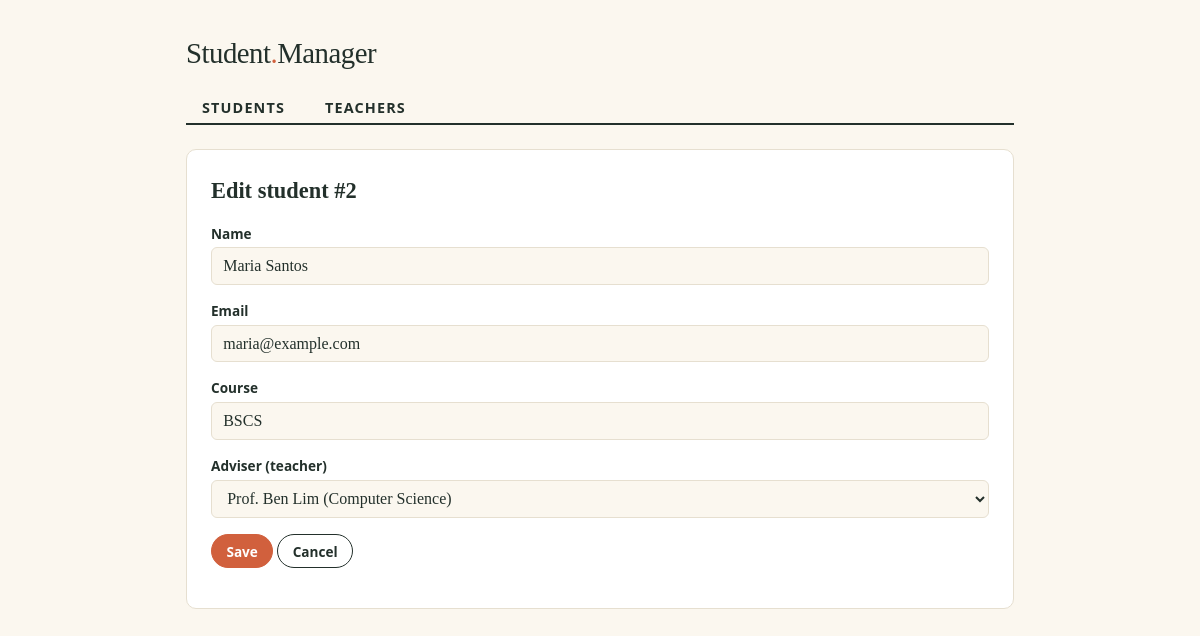
The app's page /index.php?resource=students&action=edit&id=2 with its own data.
### tables this page shows
CREATE TABLE students (
  id         INT AUTO_INCREMENT PRIMARY KEY,
  name       VARCHAR(100) NOT NULL,
  email      VARCHAR(150) NOT NULL UNIQUE,
  course     VARCHAR(100) NOT NULL,
  teacher_id INT NULL,
  created_at TIMESTAMP NOT NULL DEFAULT CURRENT_TIMESTAMP,
  CONSTRAINT fk_students_teacher
    FOREIGN KEY (teacher_id) REFERENCES teachers(id)
    ON DELETE SET NULL
);

CREATE TABLE teachers (
  id         INT AUTO_INCREMENT PRIMARY KEY,
  name       VARCHAR(100) NOT NULL,
  email      VARCHAR(150) NOT NULL UNIQUE,
  department VARCHAR(100) NOT NULL,
  created_at TIMESTAMP NOT NULL DEFAULT CURRENT_TIMESTAMP
);

### core/Controller.php (called while the page is built, shortened)
<?php
abstract class Controller
{
    protected function render(string $view, array $data = []): void
    {
        extract($data, EXTR_SKIP);
        require __DIR__ . '/../views/' . $view . '.php';
        require __DIR__ . '/../views/layout.php';
    }
}

### app/Controllers/StudentController.php (called while the page is built, shortened)
<?php
class StudentController extends Controller
{
    public function edit(): void
    {
        $student = $this->findOrFail();
        $old = [
            'name' => $student->name, 'email' => $student->email,
            'course' => $student->course, 'teacher_id' => $student->teacher_id,
        ];
        $this->render('students/edit', $this->formData([], $old) + ['student' => $student]);
    }
    private function formData(array $errors, array $old): array
    {
        return ['errors' => $errors, 'old' => $old, 'teachers' => Teacher::all('name')];
    }
    private function findOrFail(): Student
    {
        $id = filter_var($_GET['id'] ?? null, FILTER_VALIDATE_INT);
        $student = $id ? Student::find($id) : null;
        return $student;
    }
}

### public/index.php (called while the page is built, shortened)
<?php
$composer = __DIR__ . '/../vendor/autoload.php';
require is_file($composer) ? $composer : __DIR__ . '/../core/autoload.php';
$action   = $_GET['action'] ?? 'index';
$controller = new $resources[$resource]();
$controller->$action();

### core/autoload.php (called while the page is built, shortened)
<?php
spl_autoload_register(function (string $class): void {
    $map = [
        'App\\'  => __DIR__ . '/../app/',
        'Core\\' => __DIR__ . '/',
    ];
    foreach ($map as $prefix => $baseDir) {
        if (strncmp($class, $prefix, strlen($prefix)) === 0) {
            $relative = substr($class, strlen($prefix));
            $file = $baseDir . str_replace('\\', '/', $relative) . '.php';
            return;
        }
    }
});
require __DIR__ . '/helpers.php';

### config/database.php (called while the page is built)
<?php
return [
    'host'    => '127.0.0.1',
    'port'    => 3306,
    'dbname'  => 'simple_crud',
    'user'    => 'root',
    'pass'    => '',
    'charset' => 'utf8mb4',
];

### core/Database.php (called while the page is built, shortened)
<?php
class Database
{
    private static ?PDO $pdo = null;
    public static function connection(): PDO
    {
        if (self::$pdo === null) {
            $c = require __DIR__ . '/../config/database.php';
            $dsn = "mysql:host={$c['host']};port={$c['port']};dbname={$c['dbname']};charset={$c['charset']}";
            self::$pdo = new PDO($dsn, $c['user'], $c['pass'], [
                PDO::ATTR_ERRMODE            => PDO::ERRMODE_EXCEPTION,
                PDO::ATTR_DEFAULT_FETCH_MODE => PDO::FETCH_ASSOC,
                PDO::ATTR_EMULATE_PREPARES   => false,
            ]);
        }
        return self::$pdo;
    }
}

### core/Model.php (called while the page is built, shortened)
<?php
abstract class Model
{
    protected static string $table;
    protected static string $primaryKey = 'id';
    public static function all(?string $orderBy = null, string $direction = 'ASC'): array
    {
        $sql = 'SELECT * FROM ' . static::$table;
        if ($orderBy !== null) {
            $dir = strtoupper($direction) === 'DESC' ? 'DESC' : 'ASC';
            $sql .= " ORDER BY $orderBy $dir";
        }
        return Database::connection()->query($sql)
            ->fetchAll(PDO::FETCH_CLASS, static::class);
    }
    public static function find(int $id): ?static
    {
        $sql = 'SELECT * FROM ' . static::$table . ' WHERE ' . static::$primaryKey . ' = ? LIMIT 1';
        $stmt = Database::connection()->prepare($sql);
        $stmt->execute([$id]);
        $stmt->setFetchMode(PDO::FETCH_CLASS, static::class);
        $row = $stmt->fetch();
        return $row ?: null;
    }
}

### core/helpers.php (called while the page is built)
<?php
function e(mixed $value): string
{
    return htmlspecialchars((string) $value, ENT_QUOTES, 'UTF-8');
}

### views/students/_form.php (the view, shortened to what this page needs)
<form method="post" action="<?= e($formAction) ?>">
  <label>Name
    <input type="text" name="name" maxlength="100" required value="<?= e($old['name'] ?? '') ?>">
  </label>
  <label>Email
    <input type="email" name="email" maxlength="150" required value="<?= e($old['email'] ?? '') ?>">
  </label>
  <label>Course
    <input type="text" name="course" maxlength="100" required value="<?= e($old['course'] ?? '') ?>">
  </label>
  <label>Adviser (teacher)
    <select name="teacher_id">
      <?php foreach ($teachers as $t): ?>
        <option value="<?= (int) $t->id ?>"
          <?= (string) ($old['teacher_id'] ?? '') === (string) $t->id ? 'selected' : '' ?>>
          <?= e($t->name) ?> (<?= e($t->department) ?>)
        </option>
      <?php endforeach; ?>
    </select>
  </label>
  <p>
    <button class="btn primary" type="submit">Save</button>
    <a class="btn" href="index.php?resource=students">Cancel</a>
  </p>
</form>

### views/students/edit.php
<h2>Edit student #<?= e($student->id) ?></h2>
<?php $formAction = 'index.php?resource=students&action=update&id=' . (int) $student->id; require __DIR__ . '/_form.php'; ?>

### public/style.css (style rules this page uses)
:root { --paper: #fbf7ef; --card: #ffffff; --ink: #23302b; --muted: #6f7a74; --line: #e6dfd0; --accent: #d1603d; --accent-dark: #b24a2a; --ok: #e4f1e4; --bad: #fbe6e1; }
* { box-sizing: border-box; }
body { margin: 0; background: var(--paper); color: var(--ink); font: 16px/1.5 Georgia, "Times New Roman", serif; }
h2 { margin: 0 0 1rem; font-size: 1.4rem; }
.btn { display: inline-block; padding: .4rem .9rem; border: 1.5px solid var(--ink); border-radius: 999px; background: transparent; color: var(--ink); font: 600 .85rem system-ui, sans-serif; text-decoration: none; cursor: pointer; }
.btn.primary { background: var(--accent); border-color: var(--accent); color: #fff; }
label { display: block; margin-top: 1rem; font: 600 .85rem system-ui, sans-serif; }
input[type=text], input[type=email], select { display: block; width: 100%; margin-top: .3rem; padding: .55rem .7rem; border: 1.5px solid var(--line); border-radius: 6px; background: var(--paper); color: var(--ink); font: 1rem Georgia, serif; }

### records on screen
students: id "2", name "Maria Santos", email "maria@example.com", course "BSCS", teacher_id "Prof. Ben Lim (Computer Science)"
